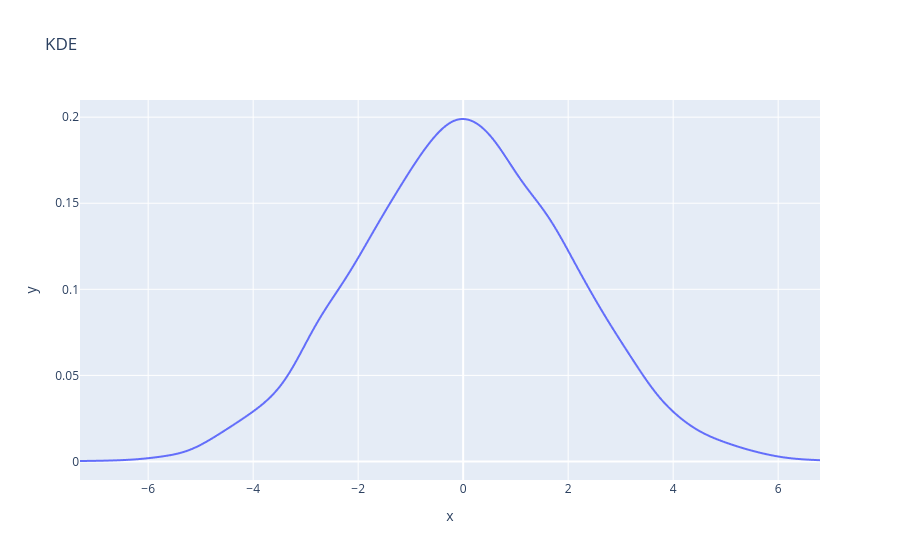

Notebook cell for this chart:
### Markdown cell above
# Normal

### Code cell
# SIMULATION
mu = 0
sigma = 2
n = 5001
normal_sample = np.random.normal(loc=mu, scale=sigma, size=n)
grid = np.linspace(normal_sample.min(), normal_sample.max(), n)

# KDE
params = {'kernel': 'gaussian', 'bandwidth': 'scott'}
kde, density = fit_kde_model(normal_sample, params)

# PLOT KDE
fig = px.line(x=kde.grid, y=density, title="KDE")
fig.show()

### Figure 1 — Plotly figure (JSON) as saved in the notebook; plotly's stock layout.template omitted (floating-point values rounded to 4 significant figures; data arrays with more than 128 entries replaced by an {"elided": "..."} marker saying what was removed)
{"data": [{"hovertemplate": "x=%{x}<br>y=%{y}<extra></extra>", "legendgroup": "", "line": {"color": "#636efa", "dash": "solid"}, "marker": {"symbol": "circle"}, "mode": "lines", "name": "", "showlegend": false, "type": "scattergl", "x": {"elided": "5001 float values"}, "xaxis": "x", "y": {"elided": "5001 float values"}, "yaxis": "y"}], "layout": {"legend": {"tracegroupgap": 0}, "title": {"text": "KDE"}, "xaxis": {"anchor": "y", "domain": [0, 1], "title": {"text": "x"}}, "yaxis": {"anchor": "x", "domain": [0, 1], "title": {"text": "y"}}}}
